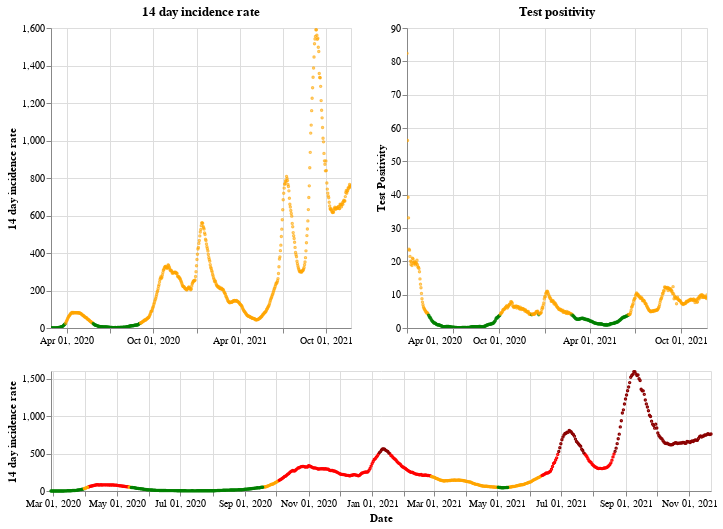

Notebook code cell kept with this figure:
### Markdown cell above
## Scotland

### Code cell
plot_traffic_light('Scotland')

### Figure 1 — Vega-Lite specification as saved in the notebook (floating-point values rounded to 4 significant figures; data arrays with more than 128 entries replaced by an {"elided": "..."} marker saying what was removed)
{"config": {"view": {"continuousWidth": 400, "continuousHeight": 300}}, "vconcat": [{"hconcat": [{"mark": {"type": "point", "size": 2}, "encoding": {"color": {"condition": {"value": "green", "test": "(datum.twoWeeklyCasesRate <= 25)"}, "value": "orange"}, "tooltip": [{"type": "nominal", "field": "areaName"}, {"type": "temporal", "field": "date"}, {"type": "quantitative", "field": "twoWeeklyCasesRate"}, {"type": "quantitative", "field": "testPositivity"}], "x": {"type": "temporal", "axis": {"title": ""}, "field": "date", "scale": {"domain": {"selection": "DateBrush"}}, "timeUnit": "yearmonthdate"}, "y": {"type": "quantitative", "axis": {"title": "14 day incidence rate"}, "field": "twoWeeklyCasesRate"}}, "title": "14 day incidence rate", "width": 300}, {"mark": {"type": "point", "size": 2}, "encoding": {"color": {"condition": {"value": "green", "test": "(datum.testPositivity <= 4)"}, "value": "orange"}, "tooltip": [{"type": "nominal", "field": "areaName"}, {"type": "temporal", "field": "date"}, {"type": "quantitative", "field": "twoWeeklyCasesRate"}, {"type": "quantitative", "field": "testPositivity"}], "x": {"type": "temporal", "axis": {"title": ""}, "field": "date", "scale": {"domain": {"selection": "DateBrush"}}, "timeUnit": "yearmonthdate"}, "y": {"type": "quantitative", "axis": {"title": "Test Positivity"}, "field": "testPositivity"}}, "title": "Test positivity", "width": 300}]}, {"layer": [{"mark": {"type": "point", "size": 2}, "encoding": {"color": {"condition": {"value": "orange", "test": "(((datum.testPositivity < 4) && (datum.twoWeeklyCasesRate >= 50)) && (datum.twoWeeklyCasesRate < 200))"}, "value": "red"}, "opacity": {"condition": {"value": 1, "test": "((datum.twoWeeklyCasesRate >= 50) && (datum.twoWeeklyCasesRate < 500))"}, "value": 0}, "tooltip": [{"type": "nominal", "field": "areaName"}, {"type": "temporal", "field": "date"}, {"type": "quantitative", "field": "twoWeeklyCasesRate"}, {"type": "quantitative", "field": "testPositivity"}], "x": {"type": "temporal", "axis": {"title": "Date"}, "field": "date", "timeUnit": "yearmonthdate"}, "y": {"type": "quantitative", "axis": {"title": "14 day incidence rate"}, "field": "twoWeeklyCasesRate"}}, "selection": {"DateBrush": {"type": "interval", "encodings": ["x"], "fields": ["Time"]}}}, {"mark": {"type": "point", "size": 2}, "encoding": {"color": {"value": "darkred"}, "opacity": {"condition": {"value": 1, "test": "(datum.twoWeeklyCasesRate >= 500)"}, "value": 0}, "tooltip": [{"type": "nominal", "field": "areaName"}, {"type": "temporal", "field": "date"}, {"type": "quantitative", "field": "twoWeeklyCasesRate"}, {"type": "quantitative", "field": "testPositivity"}], "x": {"type": "temporal", "axis": {"title": "Date"}, "field": "date", "timeUnit": "yearmonthdate"}, "y": {"type": "quantitative", "axis": {"title": "14 day incidence rate"}, "field": "twoWeeklyCasesRate"}}}, {"mark": {"type": "point", "size": 2}, "encoding": {"color": {"condition": {"value": "green", "test": "((datum.testPositivity < 4) && (datum.twoWeeklyCasesRate < 50))"}, "value": "orange"}, "opacity": {"condition": {"value": 1, "test": "(datum.twoWeeklyCasesRate < 50)"}, "value": 0}, "tooltip": [{"type": "nominal", "field": "areaName"}, {"type": "temporal", "field": "date"}, {"type": "quantitative", "field": "twoWeeklyCasesRate"}, {"type": "quantitative", "field": "testPositivity"}], "x": {"type": "temporal", "axis": {"title": "Date"}, "field": "date", "timeUnit": "yearmonthdate"}, "y": {"type": "quantitative", "axis": {"title": "14 day incidence rate"}, "field": "twoWeeklyCasesRate"}}}], "height": 120, "width": 660}], "data": {"name": "data-7c0cc877d03da1d2d2becf2d2845e84a"}, "$schema": "https://vega.github.io/schema/vega-lite/v4.8.1.json", "datasets": {"data-7c0cc877d03da1d2d2becf2d2845e84a": {"elided": "634 records"}}}
